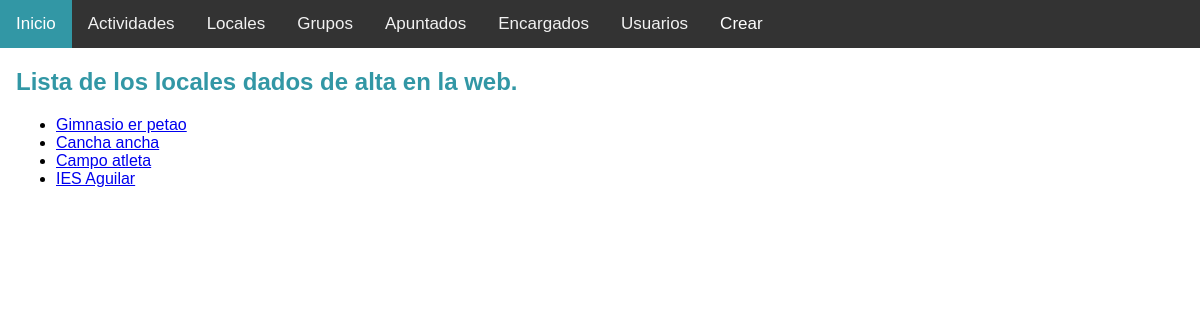
Page /local/ on the earlier database version.
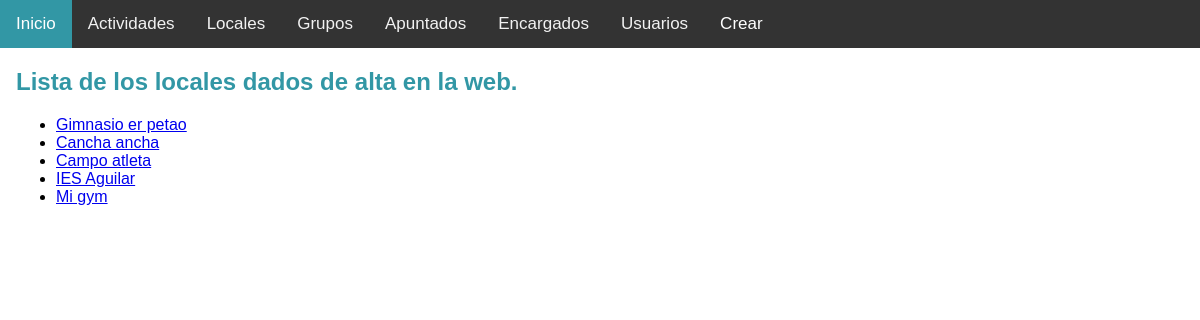
Same page on the later database version.
### findysport_app/models.py (models this page shows, shortened)
class Local(models.Model):
    nombre_local = models.CharField(max_length=30)
    direccion_local = models.CharField(max_length=30)
    ciudad = models.CharField(max_length=30)

### findysport_app/views.py (the view)
# urls.py: path('local/', LocalListView.as_view(), name = "local-list"),
class LocalListView(ListView):
    model = Local

### findysport_app/templates/findysport_app/local_list.html (shortened to what this page needs)
{% extends "base.html" %}
{% block content %}
<h2>Lista de los locales dados de alta en la web.</h2>
<ul>
    {% for local in object_list %}
    <li>
    <a href="{% url 'local-detail' local.pk %}">{{ local.nombre_local }}</a>
    </li>
    {% endfor %}
</ul>
{% endblock %}

Differences in the rows shown:
added Local: nombre_local "Mi gym"
